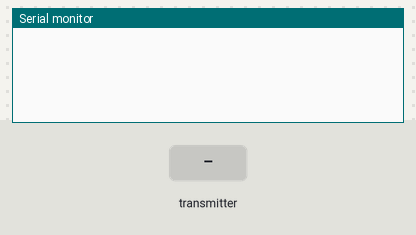
This sketch was run on a simulated Arduino Uno, built with avr-gcc and run on an emulated ATmega328P. Parts: the last lines printed to the serial monitor. The test bench sets the inputs (shaded band). No radio packets arrive unless stated.

Above: at 1.2 s.
1.3 s: the transmitter starts sending receivedValue = 0
At 1.37 s:
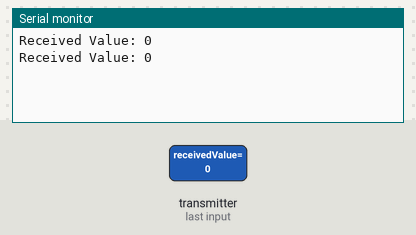
3.2 s: the transmitter starts sending receivedValue = 64
At 3.27 s:
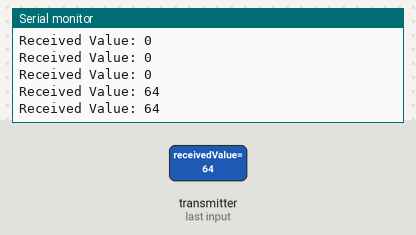

The sketch:

Rx_test.ino
```cpp
#include <SPI.h>
#include <nRF24L01.h>
#include <RF24.h>

RF24 radio(9, 10); // CE, CSN pins

const uint64_t pipe = 0xE8E8F0F0E1LL; // Radio pipe address (must be the same as transmitter)

byte receivedValue; // Variable to store received value

void setup() {
  Serial.begin(9600); // Initialize serial communication
  radio.begin(); // Initialize the radio module
  radio.openReadingPipe(1, pipe); // Set up pipe 1 with the specified address
  radio.setAutoAck(false); // Disable auto acknowledgment
  radio.setCRCLength(RF24_CRC_8); // Set CRC length to 8 bits
  radio.setDataRate(RF24_250KBPS); // Set data rate to 250 kbps
  radio.setPALevel(RF24_PA_MAX); // Set power amplifier level to maximum
  radio.setChannel(108); // Set the radio channel
  radio.startListening(); // Start listening for incoming data
}

void loop() {
  if (radio.available()) {
    // If data is available, read it into receivedValue
    radio.read(&receivedValue, sizeof(receivedValue));

    // Print received value to serial monitor
    Serial.print("Received Value: ");
    Serial.println(receivedValue);
  }
}
```

Measured:
- after the input at 1.3 s, the serial monitor: prints a new line at once (image 1)
- after the input at 3.2 s, the serial monitor: prints a new line at once (image 2)
